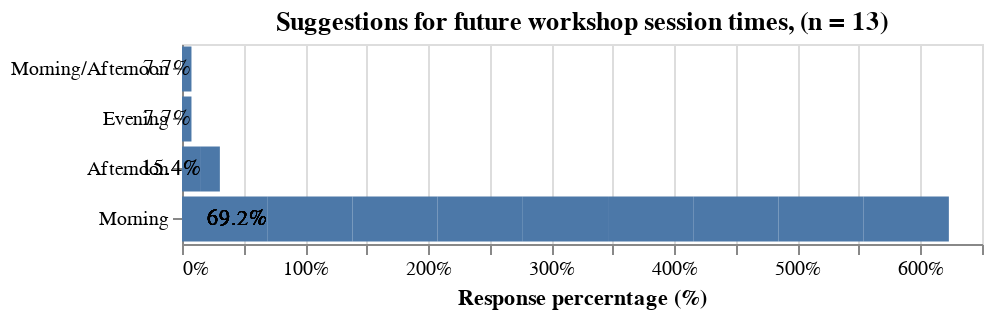

The notebook cell this image was saved under:
### Code cell
bar = alt.Chart(post_df, title="Suggestions for future workshop session times, (n = 13)"
               ).transform_joinaggregate(
    total='count()',
    groupby=['training_hours']
).transform_calculate(
    percent=alt.datum.total/13
).mark_bar().encode(
    x= alt.X('percent:Q', title = "Response percerntage (%)", axis=alt.Axis(format='%')),
    y=alt.Y('training_hours', sort='x', title="")
    ).properties(
    width=400,
    height=100
    )

text = alt.Chart(post_df, title="Suggestions for future workshop session times, (n = 13)"
               ).transform_joinaggregate(
    total='count()',
    groupby=['training_hours']
).transform_calculate(
    percent=alt.datum.total/13
).mark_text(
        align='right',
    ).encode(
        y = alt.Y('training_hours', sort = 'x'),
        x = alt.X('percent:Q'),
        text=alt.Text('percent:Q',format='.1%')
).properties(
    width=400,
    height=100
    )

q11_plot = alt.layer(bar, text, data=post_df)

# Show the plot|
q11_plot

### Figure 1 — Vega-Lite specification as saved in the notebook (floating-point values rounded to 4 significant figures)
{"config": {"view": {"continuousWidth": 400, "continuousHeight": 300}}, "layer": [{"mark": "bar", "encoding": {"x": {"axis": {"format": "%"}, "field": "percent", "title": "Response percerntage (%)", "type": "quantitative"}, "y": {"field": "training_hours", "sort": "x", "title": "", "type": "nominal"}}, "height": 100, "title": "Suggestions for future workshop session times, (n = 13)", "transform": [{"joinaggregate": [{"op": "count", "as": "total"}], "groupby": ["training_hours"]}, {"calculate": "(datum.total / 13)", "as": "percent"}], "width": 400}, {"mark": {"type": "text", "align": "right"}, "encoding": {"text": {"field": "percent", "format": ".1%", "type": "quantitative"}, "x": {"field": "percent", "type": "quantitative"}, "y": {"field": "training_hours", "sort": "x", "type": "nominal"}}, "height": 100, "title": "Suggestions for future workshop session times, (n = 13)", "transform": [{"joinaggregate": [{"op": "count", "as": "total"}], "groupby": ["training_hours"]}, {"calculate": "(datum.total / 13)", "as": "percent"}], "width": 400}], "data": {"name": "data-adcb61a2a69ec75686b9b9089b894890"}, "$schema": "https://vega.github.io/schema/vega-lite/v4.17.0.json", "datasets": {"data-adcb61a2a69ec75686b9b9089b894890": [{"ID": 1, "Start time": "4-28-22 11:02:00", "Completion time": "4-28-22 11:04:46", "Email": "anonymous", "Name": null, "workshop_interest": "Agree", "workshop_LOU": "Agree", "workshop_relevance": "Agree", "workshop_org": "Agree", "prac_q": "Agree", "future_relevance": "Agree", "content_volume": "Just right", "improvements_content": null, "comments_content": null, "training_period": "Four weeks:  one session per week for four weeks. ;", "training_hours": "Morning ", "future_topics": "Business writing & leadership ", "facilitator_preparedness": "Agree", "facilitator_q_a": "Agree", "facilitator_experience": "Agree", "facilitator_subject_knowledge": "Agree", "attention": "Agree", "content_pace": "Just right", "facilitator_Comments": null, "slack_recommendations": "It was fine / good ", "subscription": "Yes, I will subscribe via PMV's website to receive Mailchimp messages;", "general_comments": "Thank you and it was a pleasure knowing you all since last few weeks ", "PD_preferred_time": "Weekdays (Monday to Friday)\n"}, {"ID": 2, "Start time": "4-28-22 11:01:44", "Completion time": "4-28-22 11:05:26", "Email": "anonymous", "Name": null, "workshop_interest": "Strongly agree", "workshop_LOU": "Strongly agree", "workshop_relevance": "Agree", "workshop_org": "Strongly agree", "prac_q": "Agree", "future_relevance": "Strongly agree", "content_volume": "Just right", "improvements_content": "Maybe some fun graphics", "comments_content": "Great presenters that made sure you  understood", "training_period": "Four weeks:  one session per week for four weeks. ;", "training_hours": "Morning ", "future_topics": "Project planning, workforce planning event planning", "facilitator_preparedness": "Strongly Agree", "facilitator_q_a": "Strongly Agree", "facilitator_experience": "Strongly Agree", "facilitator_subject_knowledge": "Strongly Agree", "attention": "Strongly Agree", "content_pace": "Just right", "facilitator_Comments": "Awesome!", "slack_recommendations": "I honestly did use Slack I used the chat and tools in Zoom", "subscription": "Maybe, I will think about it;", "general_comments": null, "PD_preferred_time": "Weekdays (Monday to Friday)\n"}, {"ID": 3, "Start time": "4-28-22 11:01:41", "Completion time": "4-28-22 11:07:05", "Email": "anonymous", "Name": null, "workshop_interest": "Agree", "workshop_LOU": "Agree", "workshop_relevance": "Agree", "workshop_org": "Agree", "prac_q": "Agree", "future_relevance": "Agree", "content_volume": "Just right", "improvements_content": "I don;t have any reccomendations", "comments_content": null, "training_period": "Two weeks:  two sessions per week for two weeks.\n;", "training_hours": "Afternoon", "future_topics": "change management and project risk management ", "facilitator_preparedness": "Agree", "facilitator_q_a": "Agree", "facilitator_experience": "Agree", "facilitator_subject_knowledge": "Agree", "attention": "Agree", "content_pace": "Just right", "facilitator_Comments": "nothing :) ", "slack_recommendations": "I didn't use slack a lot because our organization used Microsoft teams already which has some similarities. ", "subscription": "Maybe, I will think about it;Yes, I will subscribe via PMV's website to receive Mailchimp messages;", "general_comments": null, "PD_preferred_time": "Weekdays (Monday to Friday)\n"}, {"ID": 4, "Start time": "4-28-22 11:01:46", "Completion time": "4-28-22 11:07:08", "Email": "anonymous", "Name": null, "workshop_interest": "Agree", "workshop_LOU": "Agree", "workshop_relevance": "Agree", "workshop_org": "Neutral", "prac_q": "Agree", "future_relevance": "Agree", "content_volume": "Just right", "improvements_content": "it seems like most of the workshop participants work for larger organizations - not sure if that is the case - but I had a bit of a hard time applying some of the ideas to my workplace - there are only 2 part time employees here. But I will definitely take away the broader ideas and try to apply them.", "comments_content": "can't think of anything right now", "training_period": "Four weeks:  one session per week for four weeks. ;", "training_hours": "Morning ", "future_topics": "finding Science (research and education) based grant opportunities in Canada", "facilitator_preparedness": "Strongly Agree", "facilitator_q_a": "Strongly Agree", "facilitator_experience": "Strongly Agree", "facilitator_subject_knowledge": "Strongly Agree", "attention": "Strongly Agree", "content_pace": "Just right", "facilitator_Comments": "can't think of anything right now", "slack_recommendations": "I didn't have time to explore slack", "subscription": "No, not at this time;", "general_comments": "thanks again!", "PD_preferred_time": "Weekdays (Monday to Friday)\n"}, {"ID": 5, "Start time": "4-28-22 11:02:10", "Completion time": "4-28-22 11:10:02", "Email": "anonymous", "Name": null, "workshop_interest": "Strongly agree", "workshop_LOU": "Agree", "workshop_relevance": "Agree", "workshop_org": "Strongly agree", "prac_q": "Agree", "future_relevance": "Strongly agree", "content_volume": "Just right", "improvements_content": "None at this time...", "comments_content": "I would recommend this workshop and your team to others...", "training_period": "Four weeks:  one session per week for four weeks. ;", "training_hours": "Morning ", "future_topics": "The importance of setting-up and maintaining the information necessary to do a \"Return on Investment\" analysis so that it can be easily utilized at/near the end of a project.", "facilitator_preparedness": "Strongly Agree", "facilitator_q_a": "Strongly Agree", "facilitator_experience": "Strongly Agree", "facilitator_subject_knowledge": "Strongly Agree", "attention": "Strongly Agree", "content_pace": "Just right", "facilitator_Comments": "I enjoyed the sense of camaraderie that was created in the workshop...we are all in this together.", "slack_recommendations": "I did not like and have never used SLACK plus did not have the time to explore its effectiveness.  ", "subscription": "Maybe, I will think about it;", "general_comments": "I enjoyed the sense of camaraderie that was created in the workshop...we are all in this together.", "PD_preferred_time": "Weekdays (Monday to Friday)\n"}, {"ID": 6, "Start time": "4-28-22 11:02:22", "Completion time": "4-28-22 11:10:11", "Email": "anonymous", "Name": null, "workshop_interest": "Strongly agree", "workshop_LOU": "Strongly agree", "workshop_relevance": "Strongly agree", "workshop_org": "Strongly agree", "prac_q": "Strongly agree", "future_relevance": "Strongly agree", "content_volume": "Just right", "improvements_content": "Hands on using Project Management Software", "comments_content": "Everything is simple and very easy to understand", "training_period": "One Week:Ê four sessions over one week.;", "training_hours": "Morning ", "future_topics": "Agile Project Management, Jira tool Implementation, Change and Risk Management", "facilitator_preparedness": "Strongly Agree", "facilitator_q_a": "Strongly Agree", "facilitator_experience": "Strongly Agree", "facilitator_subject_knowledge": "Strongly Agree", "attention": "Strongly Agree", "content_pace": "Just right", "facilitator_Comments": "Everyone is well trained", "slack_recommendations": "Any tool like Miro would be more useful", "subscription": "Yes, I will subscribe via PMV's website to receive Mailchimp messages;", "general_comments": "Yes I give my consent", "PD_preferred_time": "Weekdays (Monday to Friday)\n"}, {"ID": 7, "Start time": "4-28-22 11:01:41", "Completion time": "4-28-22 11:10:35", "Email": "anonymous", "Name": null, "workshop_interest": "Agree", "workshop_LOU": "Strongly agree", "workshop_relevance": "Strongly agree", "workshop_org": "Agree", "prac_q": "Agree", "future_relevance": "Strongly agree", "content_volume": "Just right", "improvements_content": "I noticed that the slides that were provided were not exactly what David was presenting, new info was added after. It would be nice to have the updated slides to follow on, for those who make notes. ", "comments_content": "offer a refresher course for those who have taken it in the past. ", "training_period": "Four weeks:  one session per week for four weeks. ;One Week:Ê four sessions over one week.;Two weeks:  two sessions per week for two weeks.\n;all would work, I liked weekly;", "training_hours": "Morning/Afternoon", "future_topics": "more indepth info on all the topics please!!! ", "facilitator_preparedness": "Agree", "facilitator_q_a": "Agree", "facilitator_experience": "Agree", "facilitator_subject_knowledge": "Agree", "attention": "Agree", "content_pace": "Just right", "facilitator_Comments": "Nice, open and very easy going! ", "slack_recommendations": "formulating small groups on the different headings being discussed and share info or experiences in those chats, between the actual class time", "subscription": "Yes, I will subscribe via PMV's website to receive Mailchimp messages;", "general_comments": null, "PD_preferred_time": "Tues/ Wed or Thurs "}, {"ID": 8, "Start time": "4-28-22 11:01:45", "Completion time": "4-28-22 11:10:51", "Email": "anonymous", "Name": null, "workshop_interest": "Agree", "workshop_LOU": "Strongly agree", "workshop_relevance": "Agree", "workshop_org": "Strongly agree", "prac_q": "Neutral", "future_relevance": "Agree", "content_volume": "Just right", "improvements_content": "Could be helpful to create documentation (Project Charter, WBS, Gantt Chart etc.) based on a sample project, either in break out rooms or together in the larger group.", "comments_content": null, "training_period": "Four weeks:  one session per week for four weeks. ;", "training_hours": "Morning ", "future_topics": null, "facilitator_preparedness": "Agree", "facilitator_q_a": "Agree", "facilitator_experience": "Agree", "facilitator_subject_knowledge": "Agree", "attention": "Agree", "content_pace": "Just right", "facilitator_Comments": null, "slack_recommendations": null, "subscription": "Maybe, I will think about it;", "general_comments": null, "PD_preferred_time": "Weekdays (Monday to Friday)\n"}, {"ID": 9, "Start time": "4-28-22 11:02:44", "Completion time": "4-28-22 11:12:09", "Email": "anonymous", "Name": null, "workshop_interest": "Strongly agree", "workshop_LOU": "Strongly agree", "workshop_relevance": "Agree", "workshop_org": "Strongly agree", "prac_q": "Neutral", "future_relevance": "Strongly agree", "content_volume": "Just right", "improvements_content": "not sure if the workshop materials can be sent via Zoom - only need to log into Zoom to access the workshop and materials instead of via Slack + Zoom", "comments_content": "Nil", "training_period": "Two weeks:  two sessions per week for two weeks.\n;", "training_hours": "Evening", "future_topics": "How to prepare budget for program that consists:\n1. budget for individual event or activity \n2. budget for administrative costs\n3. budget for sub-contractor costs\n4. others", "facilitator_preparedness": "Strongly Agree", "facilitator_q_a": "Strongly Agree", "facilitator_experience": "Agree", "facilitator_subject_knowledge": "Strongly Agree", "attention": "Agree", "content_pace": "Just right", "facilitator_Comments": "Nil", "slack_recommendations": "Nil", "subscription": "No, I am already subscribed and receiving messages;", "general_comments": null, "PD_preferred_time": "Option for BOTH weekdays and weekends"}, {"ID": 10, "Start time": "4-28-22 11:02:25", "Completion time": "4-28-22 11:13:04", "Email": "anonymous", "Name": null, "workshop_interest": "Agree", "workshop_LOU": "Strongly agree", "workshop_relevance": "Strongly agree", "workshop_org": "Strongly agree", "prac_q": "Agree", "future_relevance": "Strongly agree", "content_volume": "Just right", "improvements_content": "Would be great to have the chance to mock plan an event from beginning to end? ", "comments_content": "The content was useful, it was great to get all the templates that we can use for our next project. \n", "training_period": "Two weeks:  two sessions per week for two weeks.\n;", "training_hours": "Morning ", "future_topics": "It would be great to get more in depth on all above listed topics. Change management would be a great option for me as my organization keeps growing and developing.", "facilitator_preparedness": "Agree", "facilitator_q_a": "Agree", "facilitator_experience": "Strongly Agree", "facilitator_subject_knowledge": "Strongly Agree", "attention": "Agree", "content_pace": "Just right", "facilitator_Comments": "Facilitators were very knowledgeable and great at answering questions.", "slack_recommendations": null, "subscription": "No, not at this time;", "general_comments": null, "PD_preferred_time": "Weekdays (Monday to Friday)\n"}, {"ID": 11, "Start time": "4-28-22 11:02:39", "Completion time": "4-28-22 11:13:23", "Email": "anonymous", "Name": null, "workshop_interest": "Strongly agree", "workshop_LOU": "Strongly agree", "workshop_relevance": "Strongly agree", "workshop_org": "Strongly agree", "prac_q": "Strongly agree", "future_relevance": "Strongly agree", "content_volume": "Just right", "improvements_content": "More break out sessions probably.", "comments_content": null, "training_period": "Four weeks:  one session per week for four weeks. ;", "training_hours": "Afternoon", "future_topics": "Project Communication planning.", "facilitator_preparedness": "Strongly Agree", "facilitator_q_a": "Strongly Agree", "facilitator_experience": "Strongly Agree", "facilitator_subject_knowledge": "Strongly Agree", "attention": "Strongly Agree", "content_pace": "Just right", "facilitator_Comments": null, "slack_recommendations": null, "subscription": "No, I am already subscribed and receiving messages;", "general_comments": "Toye - I really enjoyed participating in this workshop. I was able to get a different perspective on project management use in the non-profit sector. The facilitators were well prepared and engaging during the sessions too. I recommend it for sure.", "PD_preferred_time": "Saturday and/or Sunday"}, {"ID": 12, "Start time": "4-28-22 11:02:20", "Completion time": "4-28-22 11:15:57", "Email": "anonymous", "Name": null, "workshop_interest": "Agree", "workshop_LOU": "Agree", "workshop_relevance": "Agree", "workshop_org": "Agree", "prac_q": "Neutral", "future_relevance": "Agree", "content_volume": "Just right", "improvements_content": "I think the examples on the curse were fine, nevertheless I think creating one project together could work to explain and exemplify all of the content. \nI mean filling all the templates, and have a discussion or dynamic activities to do them, maybe not just breakout rooms.  ", "comments_content": "I think it is good, I di not have any trouble having it online. ", "training_period": "Four weeks:  one session per week for four weeks. ;", "training_hours": "Morning ", "future_topics": "Why this Non-Profits workshop is different to a regular PM workshop? I am not sure I see the difference, maybe in the curse you could explain how is different or what could be done in one and not in the regular or vice versa.\nMore depth using different pm tools, the material is great, but maybe could be good to have other options like ms project, project libre or others. ", "facilitator_preparedness": "Strongly Agree", "facilitator_q_a": "Strongly Agree", "facilitator_experience": "Agree", "facilitator_subject_knowledge": "Agree", "attention": "Agree", "content_pace": "Just right", "facilitator_Comments": "They were great, they did not pressure the attendees to talk much or to have to answer any particular question.", "slack_recommendations": "Maybe do an exercise at the beginning involving slack so everyone get used to use it, I know there is the presentations but I mean something more into the workshop itself. \n", "subscription": "Maybe, I will think about it;", "general_comments": "The workshop was very interesting and useful, although I had some experience in project manager I learned new things and tips, besides I think I will be using the material that PMV gave me during this workshop for many of my projects. Finally, I would like to say that the facilitators were very nice and I can see they have more than enough experience and are knowledgeable in this regards.  \nThank you PMV!  ", "PD_preferred_time": "Weekdays (Monday to Friday)\n"}, {"ID": 13, "Start time": "4-28-22 11:10:00", "Completion time": "4-28-22 11:17:32", "Email": "anonymous", "Name": null, "workshop_interest": "Neutral", "workshop_LOU": "Neutral", "workshop_relevance": "Agree", "workshop_org": "Agree", "prac_q": "Agree", "future_relevance": "Neutral", "content_volume": "Too little information", "improvements_content": "Hard to stay focused.", "comments_content": null, "training_period": "One Week:Ê four sessions over one week.;", "training_hours": "Morning ", "future_topics": "More tips and success stories on projects. Like an analysis of a past project?", "facilitator_preparedness": "Agree", "facilitator_q_a": "Neutral", "facilitator_experience": "Agree", "facilitator_subject_knowledge": "Agree", "attention": "Disagree", "content_pace": "Just right", "facilitator_Comments": "Thank you.", "slack_recommendations": "More interactions on there between participants.", "subscription": "No, not at this time;Maybe, I will think about it;", "general_comments": null, "PD_preferred_time": "Option for BOTH weekdays and weekends"}]}}
